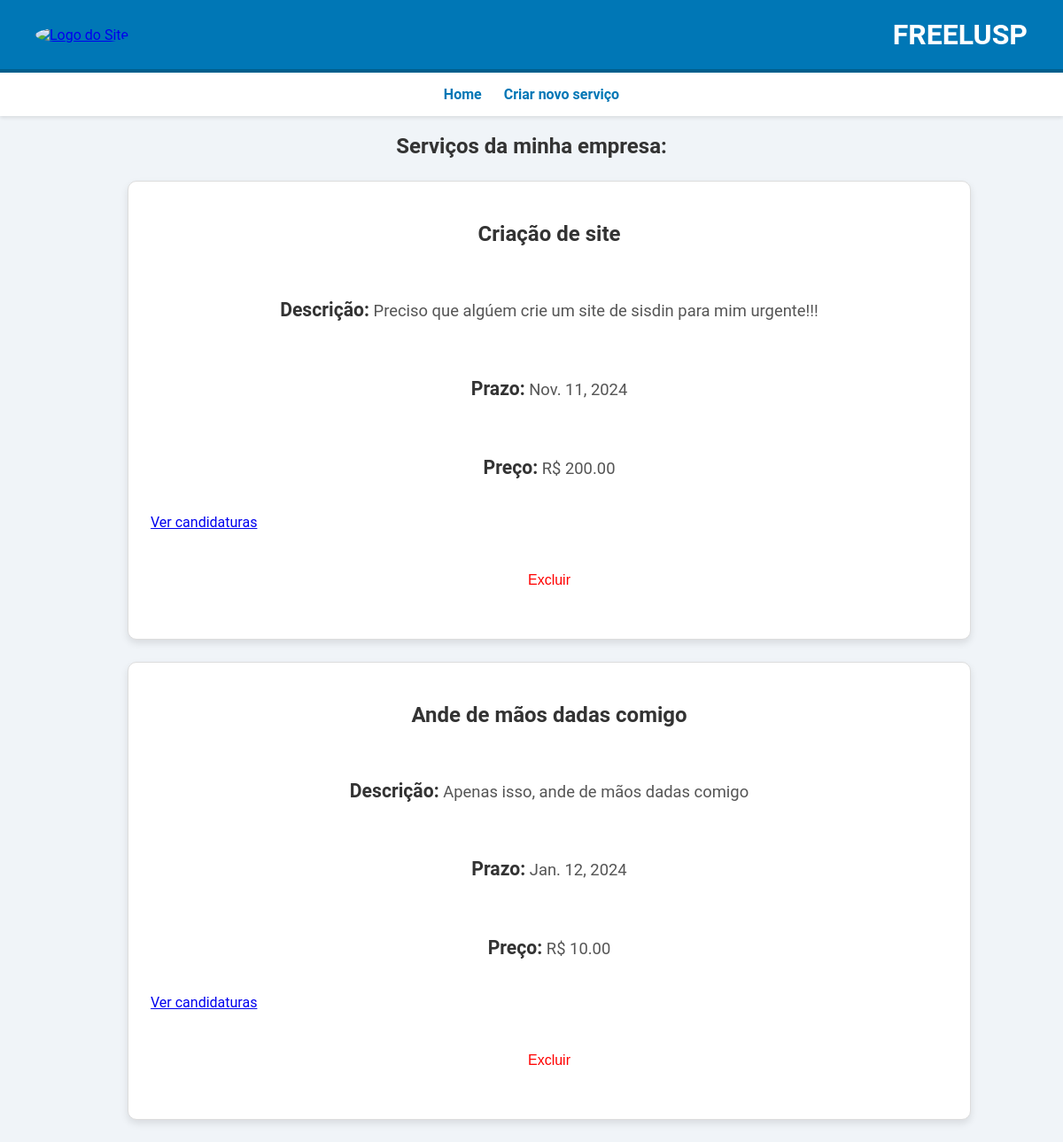
Before: /servicos-da-empresa/ (signed in) with the older database file.
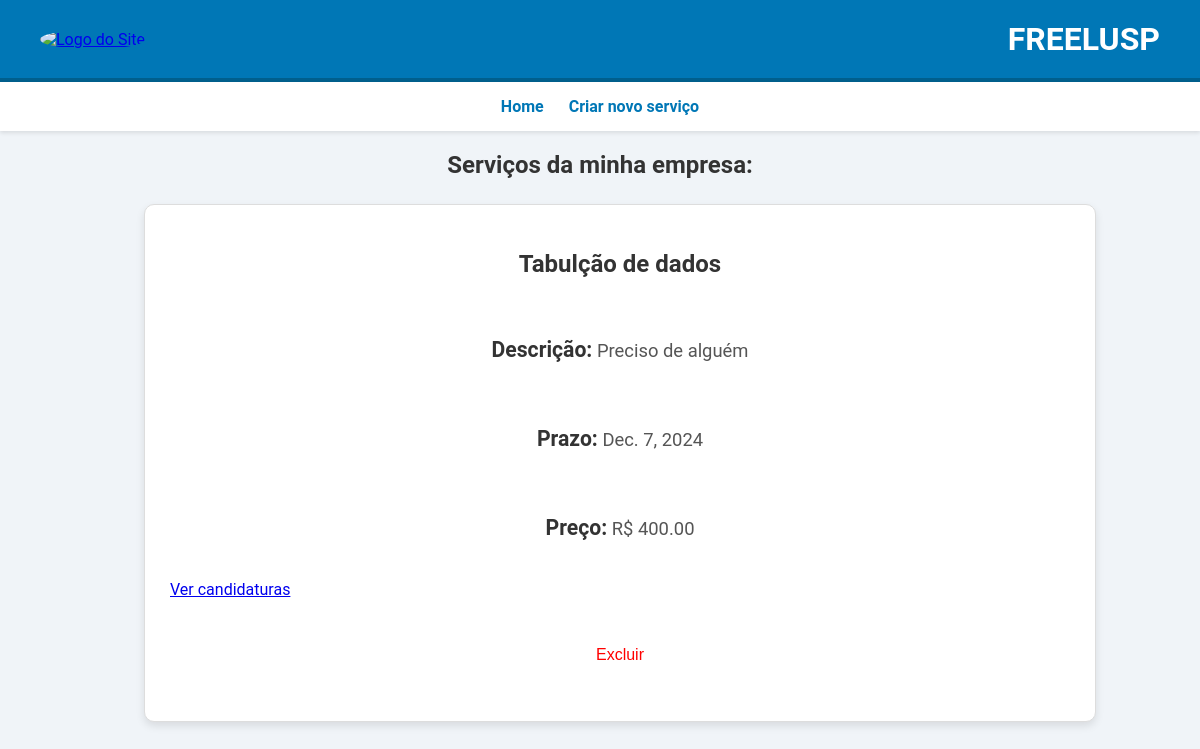
After: the same page with the newer database file.
### meu_app/models.py (models this page shows, shortened)
class Servico(models.Model):
    titulo = models.CharField(max_length=100)
    descricao = models.TextField()
    prazo = models.DateField()
    preco = models.DecimalField(max_digits=10, decimal_places=2)
    empresa = models.ForeignKey(Empresa, on_delete=models.CASCADE, related_name='servicos')

### meu_app/views.py (the view)
# urls.py: path('servicos-da-empresa/', views.listar_servicos, name='servicosDaEmpresa'),
def listar_servicos(request):
    if not request.user.is_company:
        return redirect('home')
    empresa = request.user.empresa
    servicos = Servico.objects.filter(empresa=empresa)
    return render(request, 'meu_app/servicosDaEmpresa.html', {'servicos': servicos})

### meu_app/templates/meu_app/servicosDaEmpresa.html (shortened to what this page needs)
{% extends 'base.html' %}
{% block content %}
<nav>
    <ul>
        <li><a href="{% url 'servicosDaEmpresa' %}">Home</a></li>
        <li><a href="{% url 'criar_servico' %}">Criar novo serviço</a></li>
    </ul>
</nav>
<h2>Serviços da minha empresa:
</h2>
<ul>
    {% for servico in servicos %}
    <li class="candidato-bloco">
        <h2>{{ servico.titulo }}</h2>
        <p><strong>Descrição:</strong> {{ servico.descricao }}</p>
        <p><strong>Prazo:</strong> {{ servico.prazo }}</p>
        <p><strong>Preço:</strong> R$ {{ servico.preco }}</p>
        <a href="{% url 'visualizar_candidaturas' servico.id %}">Ver candidaturas</a>
        <form action="{% url 'excluir_servico' servico.id %}" method="post" style="display:inline;" onsubmit="return confirm('Tem certeza que deseja excluir este serviço?');">
            <button type="submit" style="background:none; border:none; color:red; cursor:pointer;">Excluir</button>
        </form>
    </li>
    {% empty %}
    <p>Nenhum serviço disponível no momento.</p>
    {% endfor %}
</ul>
{% endblock content %}

Changed rows visible on the page:
removed Servico: titulo "Criação de site", descricao "Preciso que algúem crie um site de sisdin para mim urgente!!!", prazo "Nov. 11, 2024", preco "200.00"
removed Servico: titulo "Ande de mãos dadas comigo", descricao "Apenas isso, ande de mãos dadas comigo", prazo "Jan. 12, 2024", preco "10.00"
added Servico: titulo "Tabulção de dados", descricao "Preciso de alguém", prazo "Dec. 7, 2024", preco "400.00"
